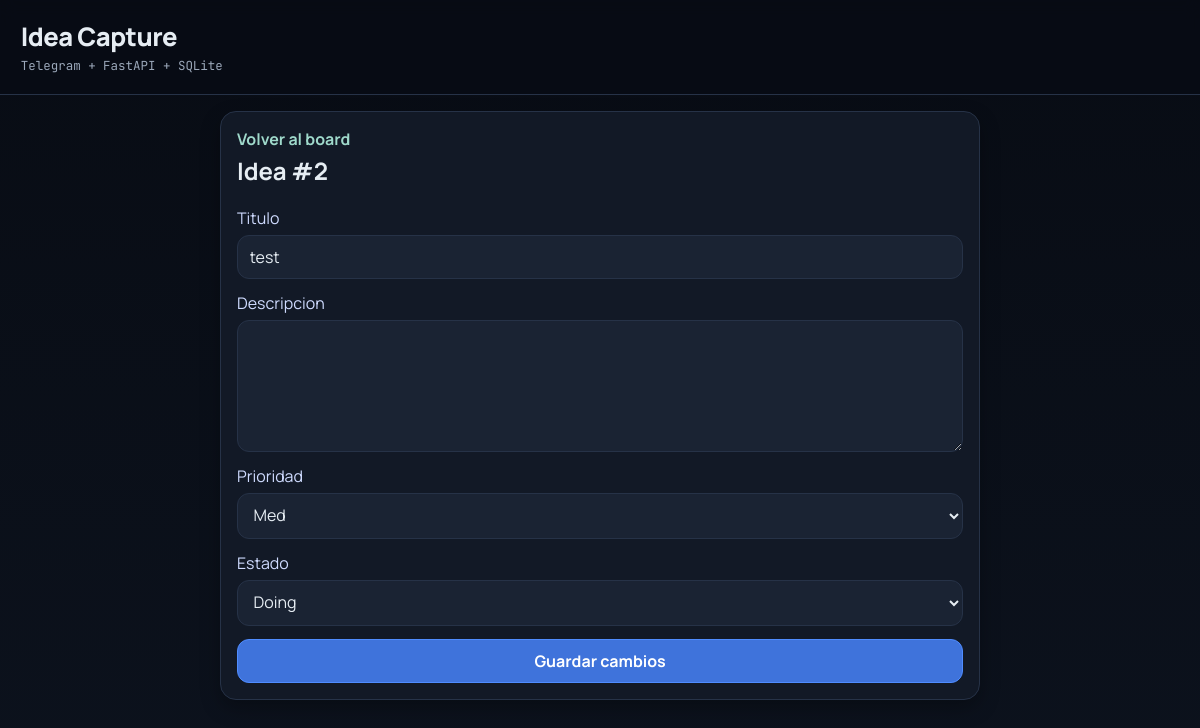
Before: /ideas/2 with the older database file.
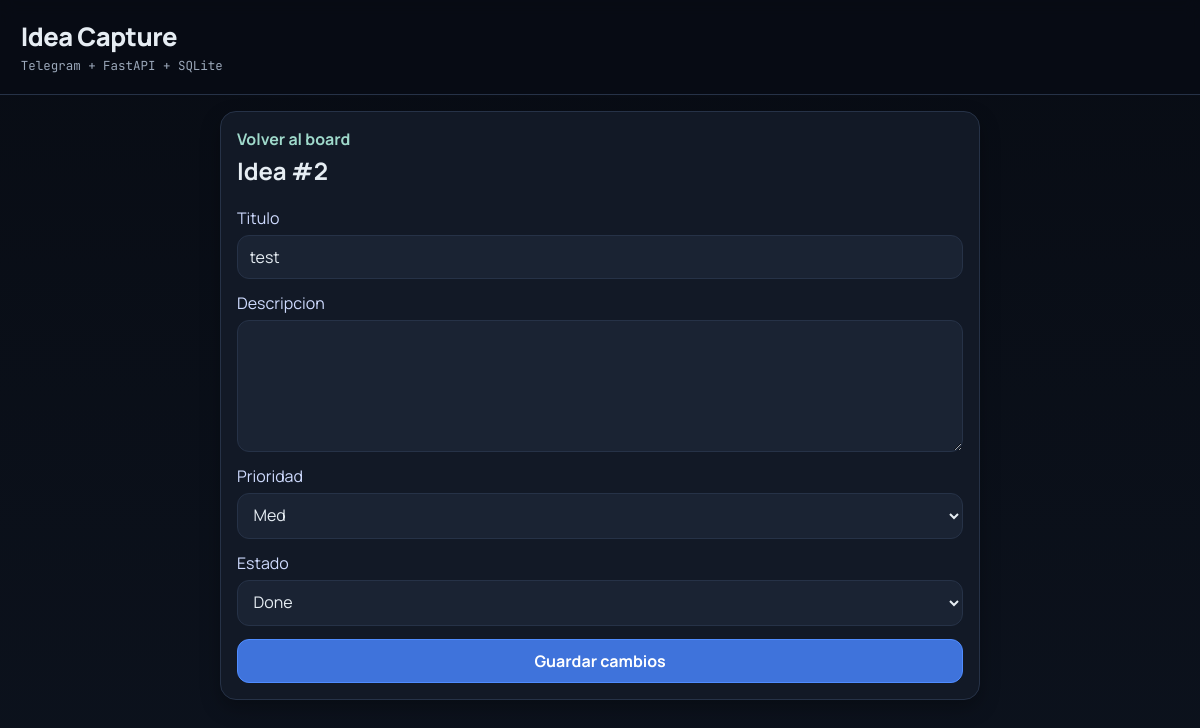
After: the same page with the newer database file.
### app/models.py (models this page shows)
class Idea(Base):
    __tablename__ = "ideas"
    id: Mapped[int] = mapped_column(Integer, primary_key=True, index=True)
    title: Mapped[str] = mapped_column(String(180), nullable=False)
    description: Mapped[str | None] = mapped_column(Text, nullable=True)
    status: Mapped[str] = mapped_column(String(20), default="inbox", nullable=False, index=True)
    priority: Mapped[str] = mapped_column(String(20), default="med", nullable=False)
    source: Mapped[str] = mapped_column(String(20), default="web", nullable=False)
    telegram_user_id: Mapped[int | None] = mapped_column(Integer, nullable=True, index=True)
    created_at: Mapped[datetime] = mapped_column(DateTime, default=datetime.utcnow, nullable=False)
    updated_at: Mapped[datetime] = mapped_column(
        DateTime,
        default=datetime.utcnow,
        onupdate=datetime.utcnow,
        nullable=False,
    )

### app/main.py (the view)
@app.get("/ideas/{idea_id}", response_class=HTMLResponse)
def idea_detail(idea_id: int, request: Request, db: Session = Depends(get_db)) -> HTMLResponse:
    idea = crud.get_idea(db, idea_id)
    if not idea:
        raise HTTPException(status_code=404, detail="Idea not found")
    return templates.TemplateResponse("idea_detail.html", {"request": request, "idea": idea})

### app/templates/idea_detail.html (shortened to what this page needs)
{% extends "base.html" %}
{% block content %}
<section class="detail">
  <a href="/" class="back">Volver al board</a>
  <h2>Idea #{{ idea.id }}</h2>
  <form action="/ideas/{{ idea.id }}/edit" method="post" class="detail-form">
    <label>
      Titulo
      <input type="text" name="title" value="{{ idea.title }}" required maxlength="180" />
    </label>
    <label>
      Descripcion
      <textarea name="description" rows="5">{{ idea.description or "" }}</textarea>
    </label>
    <label>
      Prioridad
      <select name="priority">
        <option value="med" {% if idea.priority == "med" %}selected{% endif %}>Med</option>
      </select>
    </label>
    <label>
      Estado
      <select name="status">
        <option value="doing" {% if idea.status == "doing" %}selected{% endif %}>Doing</option>
        <option value="done" {% if idea.status == "done" %}selected{% endif %}>Done</option>
      </select>
    </label>
    <button type="submit">Guardar cambios</button>
  </form>
</section>
{% endblock %}

### app/templates/base.html (shortened to what this page needs)
<!doctype html>
<html lang="es">
  <head>
    <link rel="stylesheet" href="/static/styles.css" />
  </head>
  <body>
    <header class="topbar">
      <h1>Idea Capture</h1>
      <p>Telegram + FastAPI + SQLite</p>
    </header>
    <main>{% block content %}{% endblock %}</main>
  </body>
</html>

### app/static/styles.css (style rules this page uses)
:root { --bg: #080c14; --bg-2: #0c121d; --panel: #121926; --panel-2: #1a2333; --ink: #e6edf3; --muted: #9ba8ba; --line: #263247; --accent: #4f8cff; --accent-2: #2fbd9a; --shadow: 0 8px 20px rgba(0, 0, 0, 0.28); }
* { box-sizing: border-box; }
body { margin: 0; font-family: "Manrope", sans-serif; color: var(--ink); background: linear-gradient(180deg, var(--bg), var(--bg-2)); min-height: 100vh; }
.topbar { padding: 1.2rem 1.3rem; border-bottom: 1px solid var(--line); background: rgba(8, 12, 20, 0.9); backdrop-filter: blur(8px); }
.topbar h1 { margin: 0; font-size: 1.6rem; font-weight: 800; letter-spacing: -0.02em; }
.topbar p { margin: 0.2rem 0 0; color: var(--muted); font-family: "JetBrains Mono", monospace; font-size: 0.78rem; }
main { padding: 1rem; max-width: 1320px; margin: 0 auto; }
input, textarea, select, button { font: inherit; padding: 0.62rem 0.72rem; border-radius: 12px; border: 1px solid var(--line); background: var(--panel-2); color: var(--ink); }
input::placeholder, textarea::placeholder { color: #8191bc; }
button { border: 1px solid #4f8cff; background: #3f73db; color: #fff; cursor: pointer; font-weight: 700; }
.detail { max-width: 760px; margin: 0 auto; padding: 1rem; border-radius: 16px; border: 1px solid var(--line); background: var(--panel); box-shadow: var(--shadow); }
.detail h2 { margin-top: 0.3rem; }
.back { text-decoration: none; color: #9fd9cb; font-weight: 700; }
.detail-form { display: grid; gap: 0.85rem; }
.detail-form label { display: grid; gap: 0.35rem; color: #cfdbff; }

Changed rows visible on the page:
changed Idea "test": status "Doing" → "Done"
